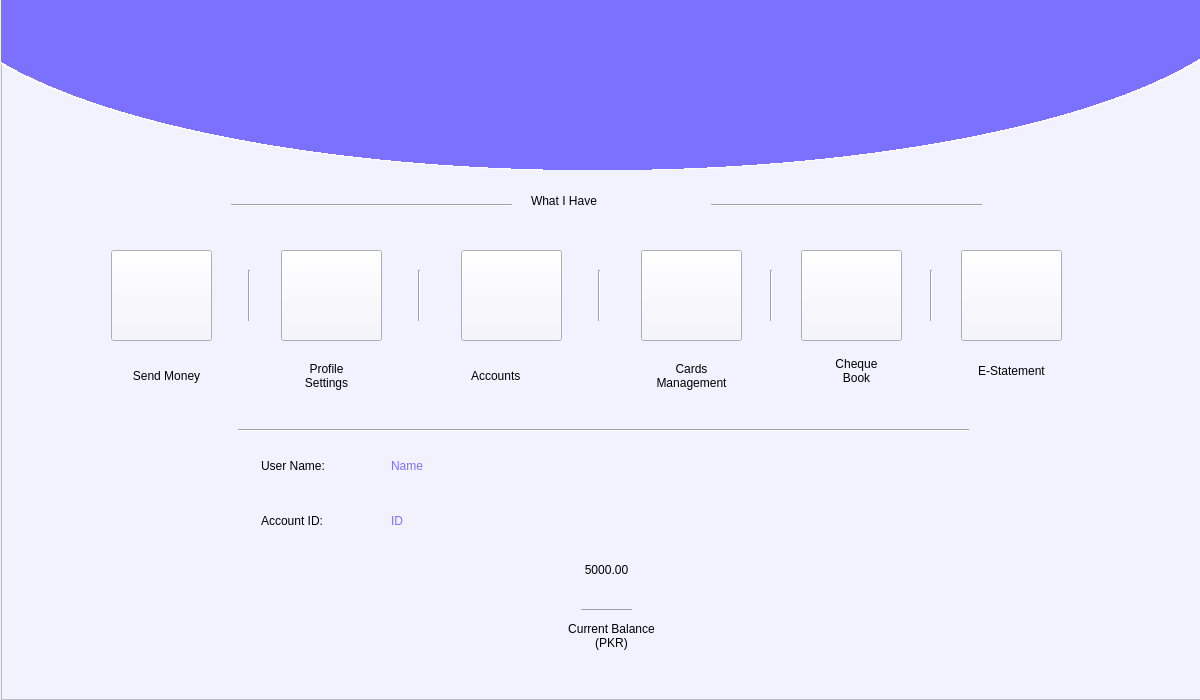
<?xml version="1.0" encoding="UTF-8"?>
<ui version="4.0">
 <class>Form</class>
 <widget class="QWidget" name="Form">
  <property name="geometry">
   <rect>
    <x>0</x>
    <y>0</y>
    <width>1200</width>
    <height>700</height>
   </rect>
  </property>
  <property name="maximumSize">
   <size>
    <width>1200</width>
    <height>700</height>
   </size>
  </property>
  <property name="windowTitle">
   <string>Form</string>
  </property>
  <widget class="QFrame" name="MainFrame">
   <property name="geometry">
    <rect>
     <x>1</x>
     <y>0</y>
     <width>1200</width>
     <height>700</height>
    </rect>
   </property>
   <property name="cursor">
    <cursorShape>ArrowCursor</cursorShape>
   </property>
   <property name="styleSheet">
    <string notr="true">background-color: rgb(242, 242, 255);</string>
   </property>
   <property name="frameShape">
    <enum>QFrame::StyledPanel</enum>
   </property>
   <property name="frameShadow">
    <enum>QFrame::Raised</enum>
   </property>
   <widget class="QWidget" name="TopBlueCurve" native="true">
    <property name="geometry">
     <rect>
      <x>-100</x>
      <y>-230</y>
      <width>1400</width>
      <height>410</height>
     </rect>
    </property>
    <property name="autoFillBackground">
     <bool>false</bool>
    </property>
    <property name="styleSheet">
     <string notr="true">background-color: qradialgradient(spread:pad, cx:0.5, cy:0.5, radius:0.911, fx:0.495, fy:0.5, stop:0 rgba(124, 112, 255, 255), stop:0.522167 rgba(124, 112, 255, 255), stop:0.522685 rgba(255, 255, 255, 255), stop:0.527094 rgba(255, 255, 255, 0));
</string>
    </property>
   </widget>
   <widget class="QLabel" name="label">
    <property name="geometry">
     <rect>
      <x>530</x>
      <y>170</y>
      <width>171</width>
      <height>61</height>
     </rect>
    </property>
    <property name="styleSheet">
     <string notr="true">font: 615 16pt &quot;Segoe UI Black&quot;;</string>
    </property>
    <property name="text">
     <string>What I Have </string>
    </property>
   </widget>
   <widget class="Line" name="line">
    <property name="geometry">
     <rect>
      <x>710</x>
      <y>195</y>
      <width>271</width>
      <height>21</height>
     </rect>
    </property>
    <property name="orientation">
     <enum>Qt::Horizontal</enum>
    </property>
   </widget>
   <widget class="Line" name="line_2">
    <property name="geometry">
     <rect>
      <x>230</x>
      <y>190</y>
      <width>281</width>
      <height>31</height>
     </rect>
    </property>
    <property name="orientation">
     <enum>Qt::Horizontal</enum>
    </property>
   </widget>
   <widget class="QPushButton" name="Profile">
    <property name="geometry">
     <rect>
      <x>280</x>
      <y>250</y>
      <width>101</width>
      <height>91</height>
     </rect>
    </property>
    <property name="cursor">
     <cursorShape>PointingHandCursor</cursorShape>
    </property>
    <property name="toolTip">
     <string>&lt;html&gt;&lt;head/&gt;&lt;body&gt;&lt;p align=&quot;right&quot;&gt;Profile&lt;/p&gt;&lt;/body&gt;&lt;/html&gt;</string>
    </property>
    <property name="styleSheet">
     <string notr="true">font: 12pt &quot;MS Shell Dlg 2&quot;;
color: rgb(124, 112, 255);</string>
    </property>
    <property name="text">
     <string/>
    </property>
    <property name="icon">
     <iconset>
      <normaloff>../Images/profile.png</normaloff>../Images/profile.png</iconset>
    </property>
    <property name="iconSize">
     <size>
      <width>120</width>
      <height>120</height>
     </size>
    </property>
   </widget>
   <widget class="Line" name="line_3">
    <property name="geometry">
     <rect>
      <x>410</x>
      <y>270</y>
      <width>16</width>
      <height>51</height>
     </rect>
    </property>
    <property name="orientation">
     <enum>Qt::Vertical</enum>
    </property>
   </widget>
   <widget class="Line" name="line_4">
    <property name="geometry">
     <rect>
      <x>590</x>
      <y>270</y>
      <width>16</width>
      <height>51</height>
     </rect>
    </property>
    <property name="orientation">
     <enum>Qt::Vertical</enum>
    </property>
   </widget>
   <widget class="Line" name="line_5">
    <property name="geometry">
     <rect>
      <x>760</x>
      <y>270</y>
      <width>20</width>
      <height>51</height>
     </rect>
    </property>
    <property name="orientation">
     <enum>Qt::Vertical</enum>
    </property>
   </widget>
   <widget class="Line" name="line_6">
    <property name="geometry">
     <rect>
      <x>580</x>
      <y>600</y>
      <width>51</width>
      <height>20</height>
     </rect>
    </property>
    <property name="font">
     <font>
      <family>MS Shell Dlg 2</family>
      <pointsize>8</pointsize>
      <weight>9</weight>
      <italic>false</italic>
      <bold>false</bold>
     </font>
    </property>
    <property name="styleSheet">
     <string notr="true">font: 75 8pt &quot;MS Shell Dlg 2&quot;;</string>
    </property>
    <property name="orientation">
     <enum>Qt::Horizontal</enum>
    </property>
   </widget>
   <widget class="QLabel" name="label_3">
    <property name="geometry">
     <rect>
      <x>280</x>
      <y>350</y>
      <width>91</width>
      <height>51</height>
     </rect>
    </property>
    <property name="styleSheet">
     <string notr="true">font: 75 11pt &quot;Segoe UI Black&quot;;</string>
    </property>
    <property name="text">
     <string>Profile
Settings</string>
    </property>
    <property name="alignment">
     <set>Qt::AlignCenter</set>
    </property>
   </widget>
   <widget class="QPushButton" name="Accounts">
    <property name="geometry">
     <rect>
      <x>460</x>
      <y>250</y>
      <width>101</width>
      <height>91</height>
     </rect>
    </property>
    <property name="cursor">
     <cursorShape>PointingHandCursor</cursorShape>
    </property>
    <property name="toolTip">
     <string>&lt;html&gt;&lt;head/&gt;&lt;body&gt;&lt;p align=&quot;right&quot;&gt;Profile&lt;/p&gt;&lt;/body&gt;&lt;/html&gt;</string>
    </property>
    <property name="styleSheet">
     <string notr="true">font: 12pt &quot;MS Shell Dlg 2&quot;;</string>
    </property>
    <property name="text">
     <string/>
    </property>
    <property name="icon">
     <iconset>
      <normaloff>../Images/Account.png</normaloff>../Images/Account.png</iconset>
    </property>
    <property name="iconSize">
     <size>
      <width>140</width>
      <height>140</height>
     </size>
    </property>
   </widget>
   <widget class="QPushButton" name="Card">
    <property name="geometry">
     <rect>
      <x>640</x>
      <y>250</y>
      <width>101</width>
      <height>91</height>
     </rect>
    </property>
    <property name="cursor">
     <cursorShape>PointingHandCursor</cursorShape>
    </property>
    <property name="toolTip">
     <string>&lt;html&gt;&lt;head/&gt;&lt;body&gt;&lt;p align=&quot;right&quot;&gt;Profile&lt;/p&gt;&lt;/body&gt;&lt;/html&gt;</string>
    </property>
    <property name="styleSheet">
     <string notr="true">font: 12pt &quot;MS Shell Dlg 2&quot;;</string>
    </property>
    <property name="text">
     <string/>
    </property>
    <property name="icon">
     <iconset>
      <normaloff>../Images/card.png</normaloff>../Images/card.png</iconset>
    </property>
    <property name="iconSize">
     <size>
      <width>140</width>
      <height>120</height>
     </size>
    </property>
   </widget>
   <widget class="QPushButton" name="Cheque">
    <property name="geometry">
     <rect>
      <x>800</x>
      <y>250</y>
      <width>101</width>
      <height>91</height>
     </rect>
    </property>
    <property name="cursor">
     <cursorShape>PointingHandCursor</cursorShape>
    </property>
    <property name="toolTip">
     <string>&lt;html&gt;&lt;head/&gt;&lt;body&gt;&lt;p align=&quot;right&quot;&gt;Profile&lt;/p&gt;&lt;/body&gt;&lt;/html&gt;</string>
    </property>
    <property name="styleSheet">
     <string notr="true">font: 12pt &quot;MS Shell Dlg 2&quot;;</string>
    </property>
    <property name="text">
     <string/>
    </property>
    <property name="icon">
     <iconset>
      <normaloff>../Images/cheque.png</normaloff>../Images/cheque.png</iconset>
    </property>
    <property name="iconSize">
     <size>
      <width>140</width>
      <height>120</height>
     </size>
    </property>
   </widget>
   <widget class="QLabel" name="label_4">
    <property name="geometry">
     <rect>
      <x>470</x>
      <y>360</y>
      <width>91</width>
      <height>31</height>
     </rect>
    </property>
    <property name="styleSheet">
     <string notr="true">font: 75 11pt &quot;Segoe UI Black&quot;;

</string>
    </property>
    <property name="text">
     <string>Accounts</string>
    </property>
   </widget>
   <widget class="QLabel" name="label_5">
    <property name="geometry">
     <rect>
      <x>630</x>
      <y>350</y>
      <width>121</width>
      <height>51</height>
     </rect>
    </property>
    <property name="styleSheet">
     <string notr="true">font: 75 11pt &quot;Segoe UI Black&quot;;</string>
    </property>
    <property name="text">
     <string>Cards 
Management</string>
    </property>
    <property name="alignment">
     <set>Qt::AlignCenter</set>
    </property>
   </widget>
   <widget class="QLabel" name="label_6">
    <property name="geometry">
     <rect>
      <x>810</x>
      <y>350</y>
      <width>91</width>
      <height>41</height>
     </rect>
    </property>
    <property name="styleSheet">
     <string notr="true">font: 75 11pt &quot;Segoe UI Black&quot;;</string>
    </property>
    <property name="text">
     <string>Cheque
Book</string>
    </property>
    <property name="alignment">
     <set>Qt::AlignCenter</set>
    </property>
   </widget>
   <widget class="QLabel" name="Namelbl">
    <property name="geometry">
     <rect>
      <x>390</x>
      <y>450</y>
      <width>451</width>
      <height>31</height>
     </rect>
    </property>
    <property name="styleSheet">
     <string notr="true">font: 12pt &quot;Segoe UI Black&quot;;
color: rgb(124, 112, 255);</string>
    </property>
    <property name="text">
     <string>Name</string>
    </property>
   </widget>
   <widget class="QLabel" name="IDlbl">
    <property name="geometry">
     <rect>
      <x>390</x>
      <y>500</y>
      <width>181</width>
      <height>41</height>
     </rect>
    </property>
    <property name="styleSheet">
     <string notr="true">font: 12pt &quot;Segoe UI Black&quot;;
color: rgb(124, 112, 255);</string>
    </property>
    <property name="text">
     <string>ID</string>
    </property>
   </widget>
   <widget class="QLabel" name="balancelbl">
    <property name="geometry">
     <rect>
      <x>450</x>
      <y>540</y>
      <width>311</width>
      <height>61</height>
     </rect>
    </property>
    <property name="styleSheet">
     <string notr="true">font: 14 24pt &quot;Segoe UI Black&quot;;
background-color: rgba(255, 255, 255, 0);

</string>
    </property>
    <property name="text">
     <string>5000.00</string>
    </property>
    <property name="textFormat">
     <enum>Qt::RichText</enum>
    </property>
    <property name="alignment">
     <set>Qt::AlignCenter</set>
    </property>
   </widget>
   <widget class="QLabel" name="label_8">
    <property name="geometry">
     <rect>
      <x>540</x>
      <y>610</y>
      <width>141</width>
      <height>51</height>
     </rect>
    </property>
    <property name="styleSheet">
     <string notr="true">font: 11pt &quot;MS Shell Dlg 2&quot;;</string>
    </property>
    <property name="text">
     <string>Current Balance 
(PKR)</string>
    </property>
    <property name="alignment">
     <set>Qt::AlignCenter</set>
    </property>
   </widget>
   <widget class="Line" name="line_7">
    <property name="geometry">
     <rect>
      <x>237</x>
      <y>420</y>
      <width>731</width>
      <height>20</height>
     </rect>
    </property>
    <property name="orientation">
     <enum>Qt::Horizontal</enum>
    </property>
   </widget>
   <widget class="QPushButton" name="logout">
    <property name="geometry">
     <rect>
      <x>1070</x>
      <y>160</y>
      <width>81</width>
      <height>71</height>
     </rect>
    </property>
    <property name="cursor">
     <cursorShape>PointingHandCursor</cursorShape>
    </property>
    <property name="text">
     <string/>
    </property>
    <property name="icon">
     <iconset>
      <normaloff>../Images/logout.png</normaloff>../Images/logout.png</iconset>
    </property>
    <property name="iconSize">
     <size>
      <width>60</width>
      <height>60</height>
     </size>
    </property>
    <property name="flat">
     <bool>true</bool>
    </property>
   </widget>
   <widget class="QLabel" name="label_2">
    <property name="geometry">
     <rect>
      <x>260</x>
      <y>450</y>
      <width>121</width>
      <height>31</height>
     </rect>
    </property>
    <property name="styleSheet">
     <string notr="true">font: 12pt &quot;Segoe UI Black&quot;;</string>
    </property>
    <property name="text">
     <string>User Name:</string>
    </property>
   </widget>
   <widget class="QLabel" name="label_7">
    <property name="geometry">
     <rect>
      <x>260</x>
      <y>500</y>
      <width>121</width>
      <height>41</height>
     </rect>
    </property>
    <property name="styleSheet">
     <string notr="true">font: 87 12pt &quot;Segoe UI Black&quot;;</string>
    </property>
    <property name="text">
     <string>Account ID:</string>
    </property>
   </widget>
   <widget class="Line" name="line_8">
    <property name="geometry">
     <rect>
      <x>240</x>
      <y>270</y>
      <width>16</width>
      <height>51</height>
     </rect>
    </property>
    <property name="orientation">
     <enum>Qt::Vertical</enum>
    </property>
   </widget>
   <widget class="QPushButton" name="SendButton">
    <property name="geometry">
     <rect>
      <x>110</x>
      <y>250</y>
      <width>101</width>
      <height>91</height>
     </rect>
    </property>
    <property name="toolTip">
     <string>&lt;html&gt;&lt;head/&gt;&lt;body&gt;&lt;p align=&quot;right&quot;&gt;Profile&lt;/p&gt;&lt;/body&gt;&lt;/html&gt;</string>
    </property>
    <property name="styleSheet">
     <string notr="true">font: 12pt &quot;MS Shell Dlg 2&quot;;
color: rgb(124, 112, 255);</string>
    </property>
    <property name="text">
     <string/>
    </property>
    <property name="icon">
     <iconset>
      <normaloff>../Images/money.png</normaloff>../Images/money.png</iconset>
    </property>
    <property name="iconSize">
     <size>
      <width>75</width>
      <height>75</height>
     </size>
    </property>
   </widget>
   <widget class="QLabel" name="label_9">
    <property name="geometry">
     <rect>
      <x>110</x>
      <y>350</y>
      <width>111</width>
      <height>51</height>
     </rect>
    </property>
    <property name="styleSheet">
     <string notr="true">font: 75 11pt &quot;Segoe UI Black&quot;;</string>
    </property>
    <property name="text">
     <string>Send Money</string>
    </property>
    <property name="alignment">
     <set>Qt::AlignCenter</set>
    </property>
   </widget>
   <widget class="QPushButton" name="pushButton">
    <property name="geometry">
     <rect>
      <x>700</x>
      <y>610</y>
      <width>51</width>
      <height>41</height>
     </rect>
    </property>
    <property name="cursor">
     <cursorShape>PointingHandCursor</cursorShape>
    </property>
    <property name="styleSheet">
     <string notr="true">background-color: rgba(255, 255, 255, 0);</string>
    </property>
    <property name="text">
     <string/>
    </property>
    <property name="icon">
     <iconset>
      <normaloff>../Images/reload.png</normaloff>../Images/reload.png</iconset>
    </property>
    <property name="iconSize">
     <size>
      <width>80</width>
      <height>80</height>
     </size>
    </property>
    <property name="flat">
     <bool>true</bool>
    </property>
   </widget>
   <widget class="QLabel" name="label_19">
    <property name="geometry">
     <rect>
      <x>950</x>
      <y>350</y>
      <width>121</width>
      <height>41</height>
     </rect>
    </property>
    <property name="styleSheet">
     <string notr="true">font: 75 11pt &quot;Segoe UI Black&quot;;</string>
    </property>
    <property name="text">
     <string>E-Statement</string>
    </property>
    <property name="alignment">
     <set>Qt::AlignCenter</set>
    </property>
   </widget>
   <widget class="Line" name="line_17">
    <property name="geometry">
     <rect>
      <x>920</x>
      <y>270</y>
      <width>20</width>
      <height>51</height>
     </rect>
    </property>
    <property name="orientation">
     <enum>Qt::Vertical</enum>
    </property>
   </widget>
   <widget class="QPushButton" name="StatementButton">
    <property name="geometry">
     <rect>
      <x>960</x>
      <y>250</y>
      <width>101</width>
      <height>91</height>
     </rect>
    </property>
    <property name="cursor">
     <cursorShape>PointingHandCursor</cursorShape>
    </property>
    <property name="toolTip">
     <string>&lt;html&gt;&lt;head/&gt;&lt;body&gt;&lt;p align=&quot;right&quot;&gt;Profile&lt;/p&gt;&lt;/body&gt;&lt;/html&gt;</string>
    </property>
    <property name="styleSheet">
     <string notr="true">font: 12pt &quot;MS Shell Dlg 2&quot;;
</string>
    </property>
    <property name="text">
     <string/>
    </property>
    <property name="icon">
     <iconset>
      <normaloff>../Images/statement.png</normaloff>../Images/statement.png</iconset>
    </property>
    <property name="iconSize">
     <size>
      <width>120</width>
      <height>100</height>
     </size>
    </property>
   </widget>
   <widget class="QPushButton" name="pushButton_2">
    <property name="geometry">
     <rect>
      <x>430</x>
      <y>30</y>
      <width>360</width>
      <height>150</height>
     </rect>
    </property>
    <property name="styleSheet">
     <string notr="true">background-color: rgba(255, 255, 255, 0);</string>
    </property>
    <property name="text">
     <string/>
    </property>
    <property name="icon">
     <iconset>
      <normaloff>../Images/Logo.png</normaloff>../Images/Logo.png</iconset>
    </property>
    <property name="iconSize">
     <size>
      <width>350</width>
      <height>350</height>
     </size>
    </property>
    <property name="flat">
     <bool>true</bool>
    </property>
   </widget>
  </widget>
 </widget>
 <resources>
  <include location="image.qrc"/>
 </resources>
 <connections/>
</ui>
